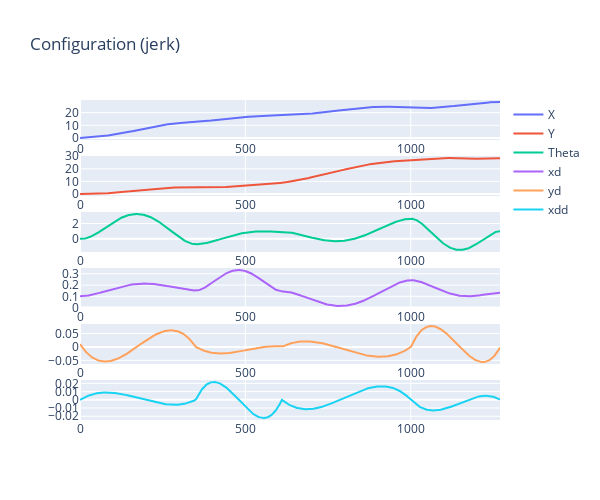
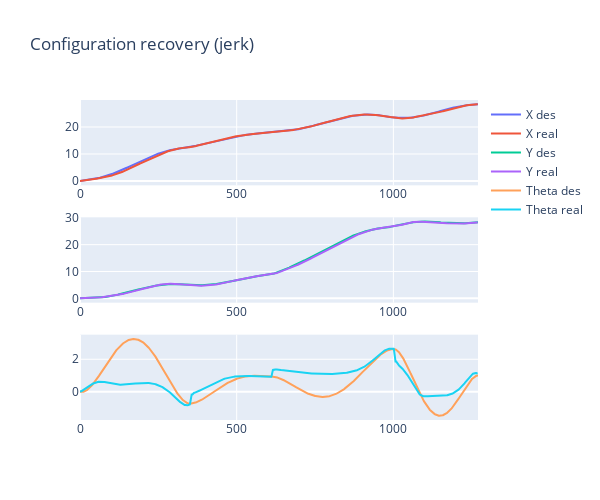
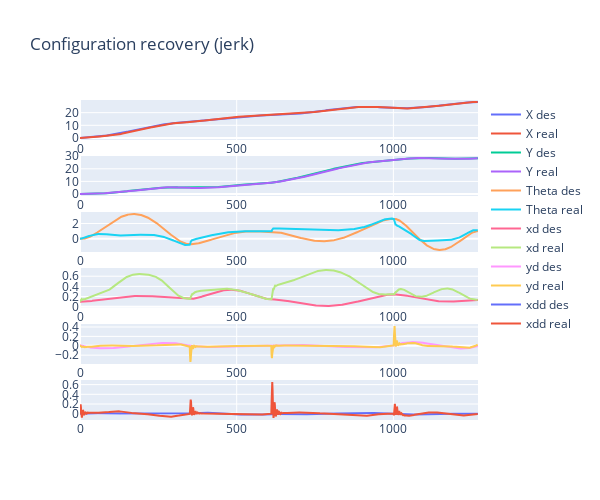
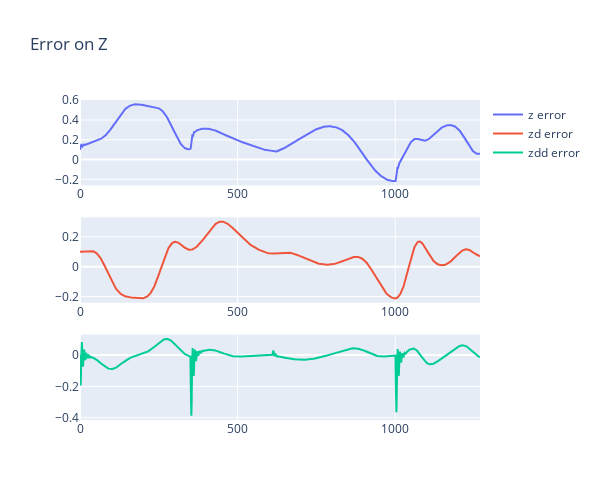

Notebook source saved alongside these figures, in order:
### Code cell
evaluate = State_Reconstruction(rrt.confs, rrt.commands, rrt.accs_robF, jerk)
evaluate.rec_states()
evaluate.plot_stuff()

### Figure 1 — Plotly figure (JSON) as saved in the notebook; plotly's stock layout.template omitted (floating-point values rounded to 4 significant figures; data arrays with more than 128 entries replaced by an {"elided": "..."} marker saying what was removed)
{"data": [{"name": "X ", "type": "scatter", "x": {"elided": "1270 float values"}, "xaxis": "x", "y": {"elided": "1270 float values"}, "yaxis": "y"}, {"name": "Y ", "type": "scatter", "x": {"elided": "1270 float values"}, "xaxis": "x2", "y": {"elided": "1270 float values"}, "yaxis": "y2"}, {"name": "Theta ", "type": "scatter", "x": {"elided": "1270 float values"}, "xaxis": "x3", "y": {"elided": "1270 float values"}, "yaxis": "y3"}, {"name": "xd ", "type": "scatter", "x": {"elided": "1270 float values"}, "xaxis": "x4", "y": {"elided": "1270 float values"}, "yaxis": "y4"}, {"name": "yd ", "type": "scatter", "x": {"elided": "1270 float values"}, "xaxis": "x5", "y": {"elided": "1270 float values"}, "yaxis": "y5"}, {"name": "xdd ", "type": "scatter", "x": {"elided": "1270 float values"}, "xaxis": "x6", "y": {"elided": "1270 float values"}, "yaxis": "y6"}], "layout": {"height": 500, "title": {"text": "Configuration (jerk)"}, "width": 600, "xaxis": {"anchor": "y", "domain": [0, 1]}, "xaxis2": {"anchor": "y2", "domain": [0, 1]}, "xaxis3": {"anchor": "y3", "domain": [0, 1]}, "xaxis4": {"anchor": "y4", "domain": [0, 1]}, "xaxis5": {"anchor": "y5", "domain": [0, 1]}, "xaxis6": {"anchor": "y6", "domain": [0, 1]}, "yaxis": {"anchor": "x", "domain": [0.875, 1]}, "yaxis2": {"anchor": "x2", "domain": [0.7, 0.825]}, "yaxis3": {"anchor": "x3", "domain": [0.525, 0.65]}, "yaxis4": {"anchor": "x4", "domain": [0.35, 0.475]}, "yaxis5": {"anchor": "x5", "domain": [0.175, 0.3]}, "yaxis6": {"anchor": "x6", "domain": [0, 0.125]}}}

### Figure 2 — Plotly figure (JSON) as saved in the notebook; plotly's stock layout.template omitted (floating-point values rounded to 4 significant figures; data arrays with more than 128 entries replaced by an {"elided": "..."} marker saying what was removed)
{"data": [{"name": "X des", "type": "scatter", "x": {"elided": "1270 float values"}, "xaxis": "x", "y": {"elided": "1270 float values"}, "yaxis": "y"}, {"name": "X real", "type": "scatter", "x": {"elided": "1270 float values"}, "xaxis": "x", "y": {"elided": "1269 float values"}, "yaxis": "y"}, {"name": "Y des", "type": "scatter", "x": {"elided": "1270 float values"}, "xaxis": "x2", "y": {"elided": "1270 float values"}, "yaxis": "y2"}, {"name": "Y real", "type": "scatter", "x": {"elided": "1270 float values"}, "xaxis": "x2", "y": {"elided": "1269 float values"}, "yaxis": "y2"}, {"name": "Theta des", "type": "scatter", "x": {"elided": "1270 float values"}, "xaxis": "x3", "y": {"elided": "1270 float values"}, "yaxis": "y3"}, {"name": "Theta real", "type": "scatter", "x": {"elided": "1270 float values"}, "xaxis": "x3", "y": {"elided": "1269 float values"}, "yaxis": "y3"}], "layout": {"height": 500, "title": {"text": "Configuration recovery (jerk)"}, "width": 600, "xaxis": {"anchor": "y", "domain": [0, 1]}, "xaxis2": {"anchor": "y2", "domain": [0, 1]}, "xaxis3": {"anchor": "y3", "domain": [0, 1]}, "yaxis": {"anchor": "x", "domain": [0.7333, 1]}, "yaxis2": {"anchor": "x2", "domain": [0.3667, 0.6333]}, "yaxis3": {"anchor": "x3", "domain": [0, 0.2667]}}}

### Figure 3 — Plotly figure (JSON) as saved in the notebook; plotly's stock layout.template omitted (floating-point values rounded to 4 significant figures; data arrays with more than 128 entries replaced by an {"elided": "..."} marker saying what was removed)
{"data": [{"name": "X des", "type": "scatter", "x": {"elided": "1270 float values"}, "xaxis": "x", "y": {"elided": "1270 float values"}, "yaxis": "y"}, {"name": "X real", "type": "scatter", "x": {"elided": "1270 float values"}, "xaxis": "x", "y": {"elided": "1269 float values"}, "yaxis": "y"}, {"name": "Y des", "type": "scatter", "x": {"elided": "1270 float values"}, "xaxis": "x2", "y": {"elided": "1270 float values"}, "yaxis": "y2"}, {"name": "Y real", "type": "scatter", "x": {"elided": "1270 float values"}, "xaxis": "x2", "y": {"elided": "1269 float values"}, "yaxis": "y2"}, {"name": "Theta des", "type": "scatter", "x": {"elided": "1270 float values"}, "xaxis": "x3", "y": {"elided": "1270 float values"}, "yaxis": "y3"}, {"name": "Theta real", "type": "scatter", "x": {"elided": "1270 float values"}, "xaxis": "x3", "y": {"elided": "1269 float values"}, "yaxis": "y3"}, {"name": "xd des", "type": "scatter", "x": {"elided": "1270 float values"}, "xaxis": "x4", "y": {"elided": "1270 float values"}, "yaxis": "y4"}, {"name": "xd real", "type": "scatter", "x": {"elided": "1270 float values"}, "xaxis": "x4", "y": {"elided": "1269 float values"}, "yaxis": "y4"}, {"name": "yd des", "type": "scatter", "x": {"elided": "1270 float values"}, "xaxis": "x5", "y": {"elided": "1270 float values"}, "yaxis": "y5"}, {"name": "yd real", "type": "scatter", "x": {"elided": "1270 float values"}, "xaxis": "x5", "y": {"elided": "1269 float values"}, "yaxis": "y5"}, {"name": "xdd des", "type": "scatter", "x": {"elided": "1270 float values"}, "xaxis": "x6", "y": {"elided": "1270 float values"}, "yaxis": "y6"}, {"name": "xdd real", "type": "scatter", "x": {"elided": "1270 float values"}, "xaxis": "x6", "y": {"elided": "1269 float values"}, "yaxis": "y6"}], "layout": {"height": 500, "title": {"text": "Configuration recovery (jerk)"}, "width": 600, "xaxis": {"anchor": "y", "domain": [0, 1]}, "xaxis2": {"anchor": "y2", "domain": [0, 1]}, "xaxis3": {"anchor": "y3", "domain": [0, 1]}, "xaxis4": {"anchor": "y4", "domain": [0, 1]}, "xaxis5": {"anchor": "y5", "domain": [0, 1]}, "xaxis6": {"anchor": "y6", "domain": [0, 1]}, "yaxis": {"anchor": "x", "domain": [0.875, 1]}, "yaxis2": {"anchor": "x2", "domain": [0.7, 0.825]}, "yaxis3": {"anchor": "x3", "domain": [0.525, 0.65]}, "yaxis4": {"anchor": "x4", "domain": [0.35, 0.475]}, "yaxis5": {"anchor": "x5", "domain": [0.175, 0.3]}, "yaxis6": {"anchor": "x6", "domain": [0, 0.125]}}}

### Figure 4 — Plotly figure (JSON) as saved in the notebook; plotly's stock layout.template omitted (floating-point values rounded to 4 significant figures; data arrays with more than 128 entries replaced by an {"elided": "..."} marker saying what was removed)
{"data": [{"name": "z error ", "type": "scatter", "x": {"elided": "1269 float values"}, "xaxis": "x", "y": {"elided": "1269 float values"}, "yaxis": "y"}, {"name": "zd error ", "type": "scatter", "x": {"elided": "1269 float values"}, "xaxis": "x2", "y": {"elided": "1269 float values"}, "yaxis": "y2"}, {"name": "zdd error ", "type": "scatter", "x": {"elided": "1269 float values"}, "xaxis": "x3", "y": {"elided": "1269 float values"}, "yaxis": "y3"}], "layout": {"height": 500, "title": {"text": "Error on Z"}, "width": 600, "xaxis": {"anchor": "y", "domain": [0, 1]}, "xaxis2": {"anchor": "y2", "domain": [0, 1]}, "xaxis3": {"anchor": "y3", "domain": [0, 1]}, "yaxis": {"anchor": "x", "domain": [0.7333, 1]}, "yaxis2": {"anchor": "x2", "domain": [0.3667, 0.6333]}, "yaxis3": {"anchor": "x3", "domain": [0, 0.2667]}}}
